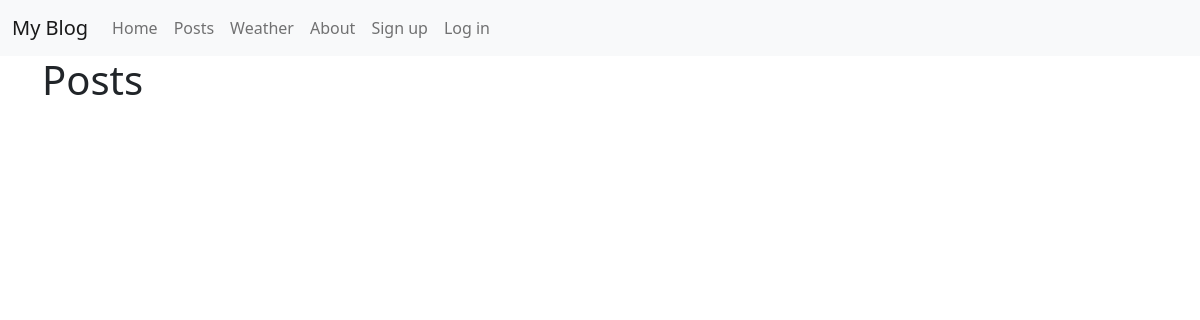
The app's page /posts/, older data.
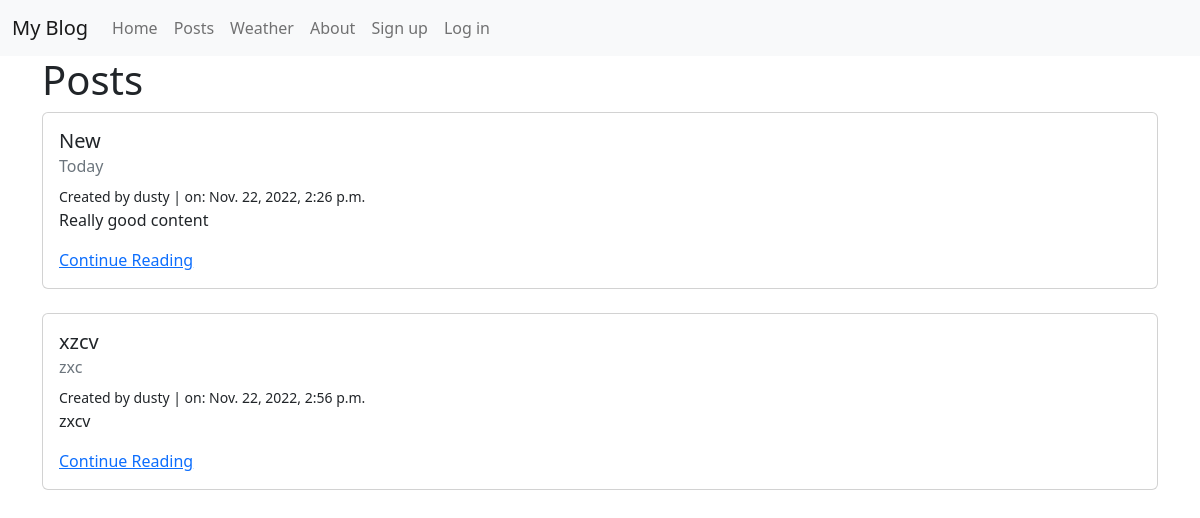
The same page, newer data.
### posts/models.py (models this page shows, shortened)
class Post(models.Model):
    title = models.CharField(max_length=128)
    subtitle = models.CharField(max_length=128)
    body = models.TextField()
    created_on = models.DateTimeField(auto_now_add=True)
    author = models.ForeignKey(
        get_user_model(),
        on_delete=models.CASCADE
    )
    status = models.ForeignKey(
        Status,
        on_delete=models.CASCADE,
        default=2
    )

### posts/views.py (the view)
# urls.py: path('', views.PostListView.as_view(), name="list"),
class PostListView(ListView):
    template_name = "posts/list.html"
    model = Post
    def get_context_data(self, **kwargs):
        context = super().get_context_data(**kwargs)
        status = Status.objects.get(id=1)
        context["posts_list"] = Post.objects.filter(
            status=status).order_by("created_on").reverse()
        return context

### templates/posts/list.html (shortened to what this page needs)
{% extends "base.html" %}
{% block content %}
<h1>Posts</h1>
{% for post in post_list %}
  <div class="card">
    <div class="card-body">
      <h5 class="card-title">{{ post.title }}</h5>
      <h6 class="card-subtitle mb-2 text-muted">{{ post.subtitle }}</h6>
      <small>Created by {{ post.author }} | on: {{ post.created_on }}</small>
      <p class="card-text">{{ post.body|truncatechars:500 }}</p>
      <a href="{% url 'detail' post.id %}" class="card-link">Continue Reading</a>
    </div>
  </div>
  <br />
{% endfor %}
{% endblock content %}

### templates/base.html (shortened to what this page needs)
<!DOCTYPE html>
<html lang="en">
<head>
    <link
    href="https://cdn.jsdelivr.net/npm/bootstrap@5.2.2/dist/css/bootstrap.min.css"
    rel="stylesheet"
>
</head>
<body>
    <nav class="navbar navbar-expand-lg bg-light">
        <div class="container-fluid">
          <a class="navbar-brand" href="{% url 'home' %}">My Blog</a>
          <div class="collapse navbar-collapse" id="navbarNavAltMarkup">
            <div class="navbar-nav">
              <a class="nav-link" href="{% url 'home' %}">Home</a>
              <a class="nav-link" href="{% url 'list' %}">Posts</a>
              <a class="nav-link" href="{% url 'weather' %}">Weather</a>
              <a class="nav-link" href="{% url 'about' %}">About</a>
            {% if user.is_authenticated %}
                <a class="nav-link" href="{% url 'new' %}">New Post</a>
                <a class="nav-link" href="{% url 'drafts' %}">My drafts</a>
                <a class="nav-link" href="{% url 'password_change' %}">Change Password</a>
                <a class="nav-link" href="{% url 'logout' %}">Log out</a>
            {% else %}
                <a class="nav-link" href="{% url 'signup' %}">Sign up</a>
                <a class="nav-link" href="{% url 'login' %}">Log in</a>
            {% endif %}
            </div>
            </div>
        </div>
    </nav>
    <div class="container">
        {% block content %}
        {% endblock content %}
    </div>
</body>
</html>

Row changes from the older to the newer data that the page shows:
added Post: title "New", subtitle "Today", author "dusty", created_on "Nov. 22, 2022, 2:26 p.m.", body "Really good content"
added Post: title "xzcv", subtitle "zxc", author "dusty", created_on "Nov. 22, 2022, 2:56 p.m.", body "zxcv"
